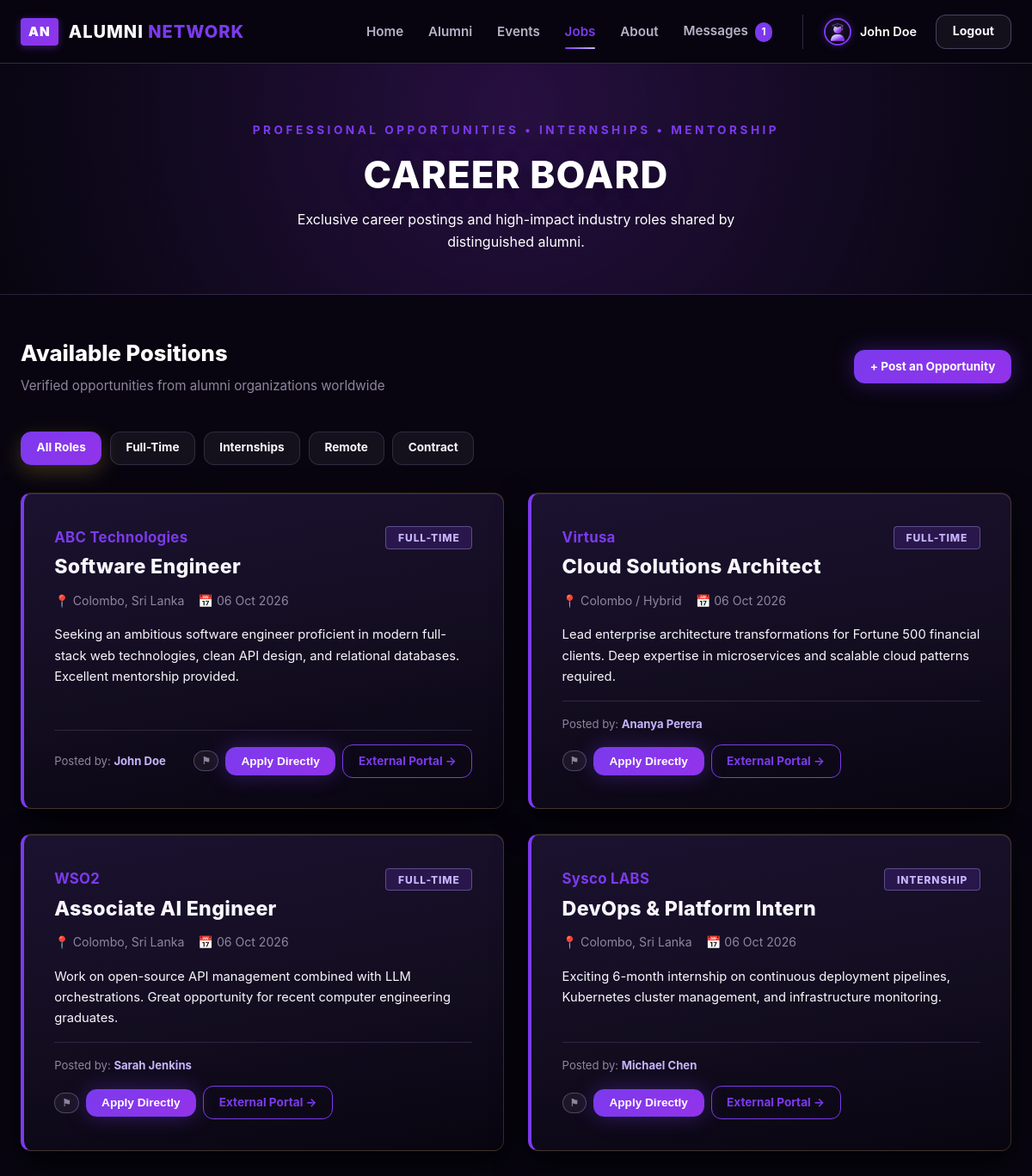
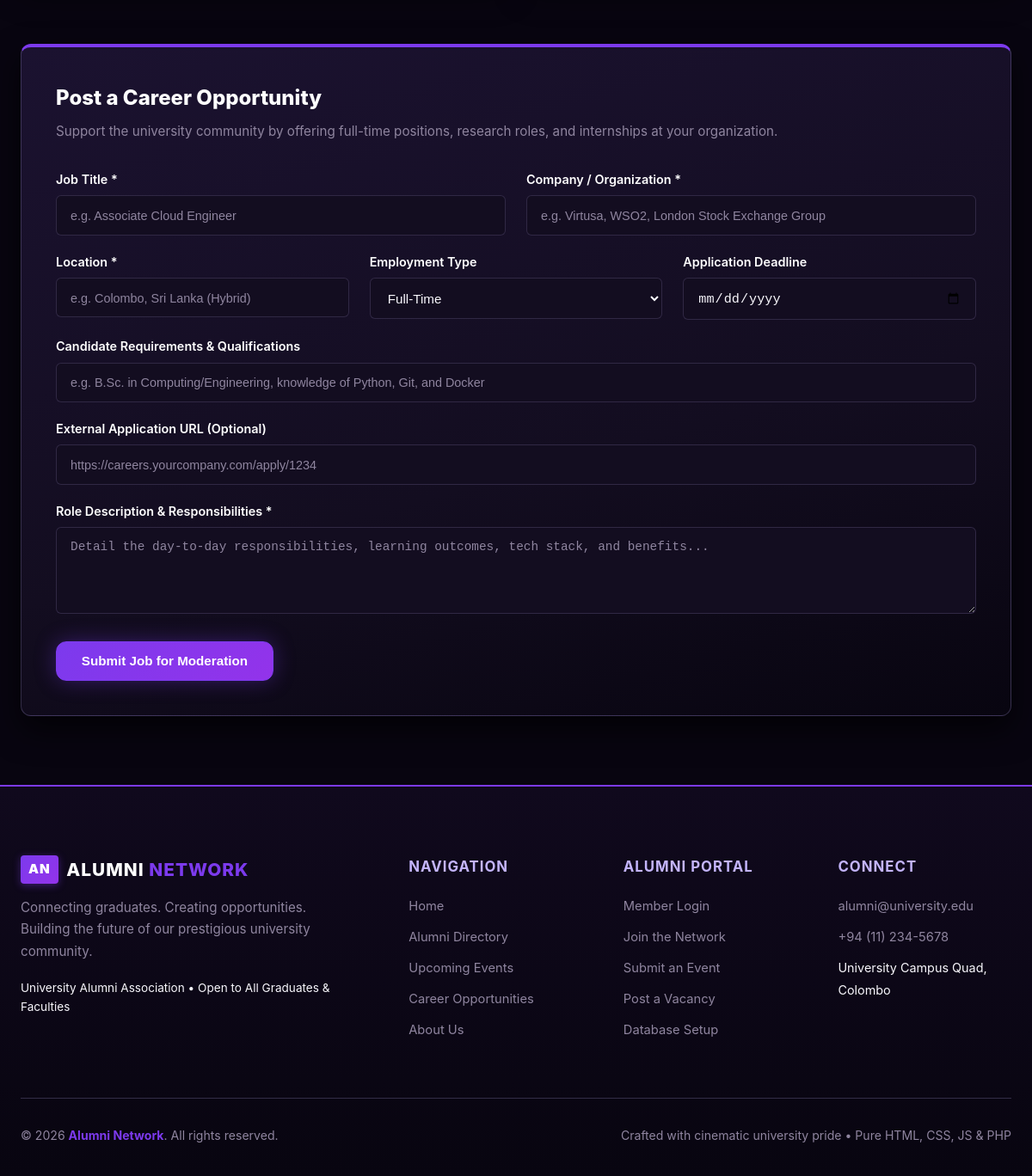
The app's page /jobs.php (signed in) with its own data (2 pictures, top to bottom).
### tables this page shows
CREATE TABLE IF NOT EXISTS jobs (
    id INT AUTO_INCREMENT PRIMARY KEY,
    title VARCHAR(200) NOT NULL,
    company VARCHAR(150) NOT NULL,
    description TEXT NOT NULL,
    contact_email VARCHAR(200) DEFAULT NULL,
    requirements TEXT DEFAULT NULL,
    location VARCHAR(150) NOT NULL,
    job_type ENUM('Full-Time', 'Part-Time', 'Internship', 'Contract', 'Remote') NOT NULL DEFAULT 'Full-Time',
    application_link VARCHAR(255) NULL,
    deadline DATE DEFAULT NULL,
    posted_by INT NOT NULL,
    status ENUM('pending', 'approved', 'rejected') NOT NULL DEFAULT 'approved',
    posted_at TIMESTAMP DEFAULT CURRENT_TIMESTAMP,
    expires_at DATE NULL,
    FOREIGN KEY (posted_by) REFERENCES users(id) ON DELETE CASCADE
);

### config/db.php (called while the page is built, shortened)
<?php
$db_host = '127.0.0.1';
$db_name = 'alumni_network';
$db_user = 'root';
$db_pass = '';
try {
    $db_connected = true;
} catch (PDOException $e) {
    try {
        $root_pdo = new PDO("mysql:host={$db_host};charset=utf8mb4", $db_user, $db_pass);
        $root_pdo->exec("CREATE DATABASE IF NOT EXISTS `{$db_name}` CHARACTER SET utf8mb4 COLLATE utf8mb4_unicode_ci");
        $pdo = new PDO("mysql:host={$db_host};dbname={$db_name};charset=utf8mb4", $db_user, $db_pass, [
            PDO::ATTR_ERRMODE => PDO::ERRMODE_EXCEPTION,
            PDO::ATTR_DEFAULT_FETCH_MODE => PDO::FETCH_ASSOC
        ]);
        $schemaPath = __DIR__ . '/../database/schema.sql';
        if (file_exists($schemaPath)) {
            $sql = file_get_contents($schemaPath);
            $pdo->exec($sql);
        }
        $db_connected = true;
    } catch (Exception $sub_ex) {
        $db_connected = false;
    }
}

### jobs.php (the view, shortened to what this page needs)
<?php
require_once __DIR__ . '/includes/header.php';
require_once __DIR__ . '/includes/functions.php';
$currentUserId = current_user_id();
$typeFilter = isset($_GET['type']) ? trim($_GET['type']) : '';
$jobs = [];
if ($db_connected && $pdo) {
    try {
        $userIdParam = $currentUserId ? $currentUserId : 0;
        $sql = "
            SELECT j.*,
                   CONCAT(u.first_name, ' ', u.last_name) AS poster_name,
                   ja.id AS application_id, ja.status AS application_status
            FROM jobs j
            LEFT JOIN users u ON j.posted_by = u.id
            LEFT JOIN job_applications ja ON ja.job_id = j.id AND ja.user_id = ?
            WHERE j.status = 'approved'
        ";
        $params = [$userIdParam];
        $sql .= " ORDER BY j.posted_at DESC";
        $stmt = $pdo->prepare($sql);
        $stmt->execute($params);
        $jobs = $stmt->fetchAll();
    } catch (Exception $e) {
        $jobs = [];
    }
}
?>
<section style="background: radial-gradient(circle at 50% 20%, rgba(147, 51, 234, 0.22) 0%, rgba(16, 9, 29, 0.95) 70%, #080510 100%); color: var(--text-light); padding: 4rem 0 3rem; border-bottom: 1px solid var(--border-color);">
    <div class="container text-center" style="text-align: center;">
        <span class="section-eyebrow">Professional Opportunities &bull; Internships &bull; Mentorship</span>
        <h1 class="section-title" style="color: var(--text-light); margin-bottom: 0.8rem;">Career Board</h1>
        <p style="color: var(--text-secondary); max-width: 600px; margin: 0 auto;">
            Exclusive career postings and high-impact industry roles shared by distinguished alumni.
        </p>
    </div>
</section>
<div class="container" style="padding-top: 3rem; padding-bottom: 5rem;">
    <div style="display: flex; justify-content: space-between; align-items: center; margin-bottom: 2.5rem; flex-wrap: wrap; gap: 1rem;">
        <div>
            <h2 style="color: var(--text-light); font-size: 1.6rem; font-weight: 800; margin: 0 0 0.3rem 0;">Available Positions</h2>
            <p style="color: var(--text-muted); font-size: 0.95rem; margin: 0;">Verified opportunities from alumni organizations worldwide</p>
        </div>
        <div>
            <a href="#post-job" class="btn btn-gold gold-glow btn-sm">
                + Post an Opportunity
            </a>
        </div>
    </div>
    <div style="display: flex; gap: 0.6rem; margin-bottom: 2rem; flex-wrap: wrap;">
        <a href="jobs.php" class="btn btn-sm <?php echo empty($typeFilter) ? 'btn-gold' : 'btn-outline-light'; ?>" style="<?php echo empty($typeFilter) ? '' : 'color: var(--text-color); border-color: var(--border-color);'; ?>">
            All Roles
        </a>
        <a href="jobs.php?type=Full-Time" class="btn btn-sm <?php echo ($typeFilter === 'Full-Time') ? 'btn-gold' : 'btn-outline-light'; ?>" style="<?php echo ($typeFilter === 'Full-Time') ? '' : 'color: var(--text-color); border-color: var(--border-color);'; ?>">
            Full-Time
        </a>
        <a href="jobs.php?type=Internship" class="btn btn-sm <?php echo ($typeFilter === 'Internship') ? 'btn-gold' : 'btn-outline-light'; ?>" style="<?php echo ($typeFilter === 'Internship') ? '' : 'color: var(--text-color); border-color: var(--border-color);'; ?>">
            Internships
        </a>
        <a href="jobs.php?type=Remote" class="btn btn-sm <?php echo ($typeFilter === 'Remote') ? 'btn-gold' : 'btn-outline-light'; ?>" style="<?php echo ($typeFilter === 'Remote') ? '' : 'color: var(--text-color); border-color: var(--border-color);'; ?>">
            Remote
        </a>
        <a href="jobs.php?type=Contract" class="btn btn-sm <?php echo ($typeFilter === 'Contract') ? 'btn-gold' : 'btn-outline-light'; ?>" style="<?php echo ($typeFilter === 'Contract') ? '' : 'color: var(--text-color); border-color: var(--border-color);'; ?>">
            Contract
        </a>
    </div>
    <div class="grid grid-2" style="gap: 1.8rem;">
        <?php foreach ($jobs as $job): ?>
            <?php
                $appStatus = $job['application_status'] ?? null;
            ?>
            <div class="card job-card" style="display: flex; flex-direction: column;">
                <div style="display: flex; justify-content: space-between; align-items: flex-start; margin-bottom: 0.8rem; gap: 0.8rem;">
                    <div>
                        <span class="job-company" style="display: inline-block; margin-bottom: 0.4rem;">
                            <?php echo htmlspecialchars($job['company']); ?>
                        </span>
                        <h3 class="job-title" style="margin: 0;">
                            <?php echo htmlspecialchars($job['title']); ?>
                        </h3>
                    </div>
                    <div style="text-align: right; flex-shrink: 0;">
                        <span class="job-type-pill">
                            <?php echo htmlspecialchars($job['job_type']); ?>
                        </span>
                    </div>
                </div>
                <div class="job-meta" style="margin-bottom: 1rem; color: var(--text-muted); font-size: 0.88rem; display: flex; gap: 1rem; flex-wrap: wrap;">
                    <span>&#128205; <?php echo htmlspecialchars($job['location']); ?></span>
                    <?php if (!empty($job['posted_at'])): ?>
                        <span>&#128197; <?php echo date('d M Y', strtotime($job['posted_at'])); ?></span>
                    <?php endif; ?>
                </div>
                <p class="job-desc" style="margin-bottom: 1rem; flex: 1;">
                    <?php echo nl2br(htmlspecialchars($job['description'])); ?>
                </p>
                <div style="padding-top: 1rem; border-top: 1px solid var(--border-color); display: flex; justify-content: space-between; align-items: center; gap: 0.8rem; flex-wrap: wrap;">
                    <div style="font-size: 0.82rem; color: var(--text-muted);">
                        Posted by: <strong style="color: var(--accent-light);"><?php echo htmlspecialchars(!empty($job['poster_name']) ? $job['poster_name'] : 'Alumni Network'); ?></strong>
                    </div>
                    <div style="display: flex; gap: 0.5rem; align-items: center;">
                        <button type="button" class="btn btn-outline-light btn-sm" style="font-size: 0.72rem; padding: 0.25rem 0.5rem; color: var(--text-muted);"
                                onclick="openReportModal(<?php echo $job['id']; ?>, 'job', '<?php echo htmlspecialchars(addslashes($job['title'])); ?>');" title="Report Job">
                            &#9873;
                        </button>
                        <?php if ($appStatus): ?>
                            <span class="badge badge-success" style="padding: 0.4rem 0.75rem;">
                                &#10003; <?php echo htmlspecialchars($appStatus); ?>
                            </span>
                        <?php else: ?>
                            <?php if ($isLoggedIn): ?>
                                <button type="button" class="btn btn-gold btn-sm gold-glow" onclick="openApplyModal(<?php echo $job['id']; ?>, '<?php echo htmlspecialchars(addslashes($job['title'])); ?>', '<?php echo htmlspecialchars(addslashes($job['company'])); ?>');">
                                    Apply Directly
                                </button>
                            <?php else: ?>
                                <a href="auth/login.php" class="btn btn-gold btn-sm">
                                    Login to Apply
                                </a>
                            <?php endif; ?>
                        <?php endif; ?>
                        <?php if (!empty($job['application_link'])): ?>
                            <a href="<?php echo htmlspecialchars($job['application_link']); ?>" target="_blank" rel="noopener noreferrer" class="btn btn-outline-gold btn-sm">
                                External Portal &rarr;
                            </a>
                        <?php endif; ?>
                    </div>
                </div>
            </div>
        <?php endforeach; ?>
    </div>
    <div id="post-job" class="card" style="margin-top: 5rem; padding: 2.5rem; border-top: 4px solid var(--accent-color);">
        <h3 style="color: var(--text-light); font-size: 1.5rem; margin-bottom: 0.5rem; font-weight: 800;">
            Post a Career Opportunity
        </h3>
        <p style="color: var(--text-muted); margin-bottom: 2rem; font-size: 0.95rem;">
            Support the university community by offering full-time positions, research roles, and internships at your organization.
        </p>
        <?php if ($isLoggedIn): ?>
            <form method="POST" action="jobs.php#post-job">
                <div class="grid grid-2" style="margin-bottom: 1.2rem; gap: 1.5rem;">
                    <div class="form-group" style="margin-bottom: 0;">
                        <label for="title">Job Title *</label>
                        <input type="text" id="title" name="title" class="form-control" placeholder="e.g. Associate Cloud Engineer" required>
                    </div>
                    <div class="form-group" style="margin-bottom: 0;">
                        <label for="company">Company / Organization *</label>
                        <input type="text" id="company" name="company" class="form-control" placeholder="e.g. Virtusa, WSO2, London Stock Exchange Group" required>
                    </div>
                </div>
                <div class="grid grid-3" style="margin-bottom: 1.2rem; gap: 1.5rem;">
                    <div class="form-group" style="margin-bottom: 0;">
                        <label for="location">Location *</label>
                        <input type="text" id="location" name="location" class="form-control" placeholder="e.g. Colombo, Sri Lanka (Hybrid)" required>
                    </div>
                    <div class="form-group" style="margin-bottom: 0;">
                        <label for="job_type">Employment Type</label>
                        <select id="job_type" name="job_type" class="form-control">
                            <option value="Full-Time">Full-Time</option>
                        </select>
                    </div>
                    <div class="form-group" style="margin-bottom: 0;">
                        <label for="deadline">Application Deadline</label>
                        <input type="date" id="deadline" name="deadline" class="form-control" min="<?php echo date('Y-m-d'); ?>">
                    </div>
                </div>
                <div class="form-group" style="margin-bottom: 1.2rem;">
                    <label for="requirements">Candidate Requirements & Qualifications</label>
                    <input type="text" id="requirements" name="requirements" class="form-control" placeholder="e.g. B.Sc. in Computing/Engineering, knowledge of Python, Git, and Docker">
                </div>
                <div class="form-group" style="margin-bottom: 1.2rem;">
                    <label for="application_link">External Application URL (Optional)</label>
                    <input type="url" id="application_link" name="application_link" class="form-control" placeholder="https://careers.yourcompany.com/apply/1234">
                </div>
                <div class="form-group" style="margin-bottom: 1.5rem;">
                    <label for="description">Role Description & Responsibilities *</label>
                    <textarea id="description" name="description" class="form-control" rows="4" placeholder="Detail the day-to-day responsibilities, learning outcomes, tech stack, and benefits..." required></textarea>
                </div>
                <button type="submit" class="btn btn-gold gold-glow">
                    Submit Job for Moderation
                </button>
            </form>
        <?php endif; ?>
    </div>
</div>
<?php require_once __DIR__ . '/includes/footer.php'; ?>

### records on screen
jobs: company "ABC Technologies", title "Software Engineer", job_type "FULL-TIME", location "Colombo, Sri Lanka", posted_at "06 Oct 2026", description "Seeking an ambitious software engineer proficient in modern full-stack web technologies, clean API design, and relational databases. Excellent mentorship provided.", poster_name "John Doe"
jobs: company "Virtusa", title "Cloud Solutions Architect", job_type "FULL-TIME", location "Colombo / Hybrid", posted_at "06 Oct 2026", description "Lead enterprise architecture transformations for Fortune 500 financial clients. Deep expertise in microservices and scalable cloud patterns required.", poster_name "Ananya Perera"
jobs: company "WSO2", title "Associate AI Engineer", job_type "FULL-TIME", location "Colombo, Sri Lanka", posted_at "06 Oct 2026", description "Work on open-source API management combined with LLM orchestrations. Great opportunity for recent computer engineering graduates.", poster_name "Sarah Jenkins"
jobs: company "Sysco LABS", title "DevOps & Platform Intern", job_type "INTERNSHIP", location "Colombo, Sri Lanka", posted_at "06 Oct 2026", description "Exciting 6-month internship on continuous deployment pipelines, Kubernetes cluster management, and infrastructure monitoring.", poster_name "Michael Chen"

### other values on screen
$unreadMessagesCount "1"
$userName "John Doe"
